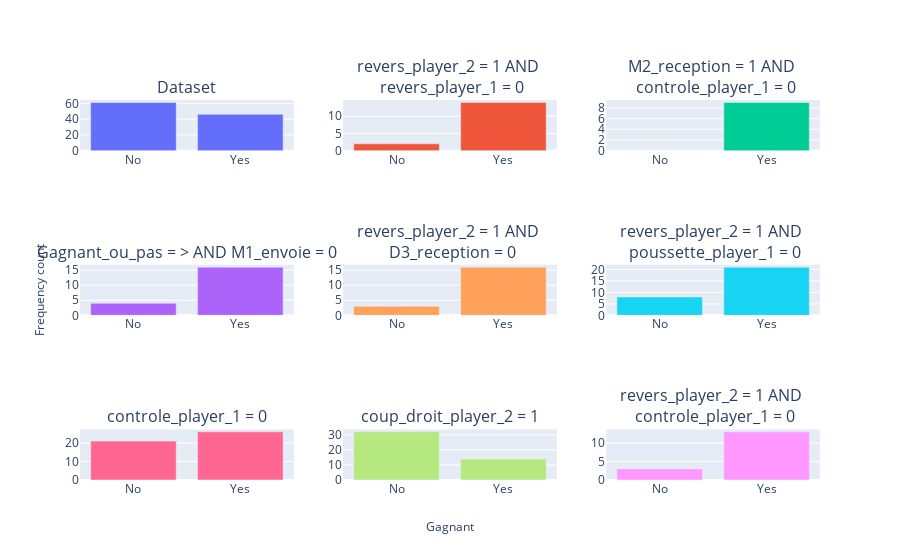

The notebook cell saved with this chart:
### Code cell
target_columns = ['Gagnant']
clf = emm.EMM(width=10, depth=2, evaluation_metric='distribution_cosine')
clf.search(bt_data, target_cols=target_columns)
clf.visualise(subgroups=8, cols=3)

### Figure 1 — Plotly figure (JSON) as saved in the notebook; plotly's stock layout.template omitted (floating-point values rounded to 4 significant figures)
{"data": [{"type": "bar", "x": ["No", "Yes"], "xaxis": "x", "y": [61, 46], "yaxis": "y"}, {"type": "bar", "x": ["No", "Yes"], "xaxis": "x2", "y": [2, 14], "yaxis": "y2"}, {"type": "bar", "x": ["No", "Yes"], "xaxis": "x3", "y": [0, 9], "yaxis": "y3"}, {"type": "bar", "x": ["No", "Yes"], "xaxis": "x4", "y": [4, 16], "yaxis": "y4"}, {"type": "bar", "x": ["No", "Yes"], "xaxis": "x5", "y": [3, 16], "yaxis": "y5"}, {"type": "bar", "x": ["No", "Yes"], "xaxis": "x6", "y": [8, 21], "yaxis": "y6"}, {"type": "bar", "x": ["No", "Yes"], "xaxis": "x7", "y": [21, 26], "yaxis": "y7"}, {"type": "bar", "x": ["No", "Yes"], "xaxis": "x8", "y": [32, 14], "yaxis": "y8"}, {"type": "bar", "x": ["No", "Yes"], "xaxis": "x9", "y": [3, 13], "yaxis": "y9"}], "layout": {"annotations": [{"font": {"size": 16}, "showarrow": false, "text": "Dataset", "x": 0.1444, "xanchor": "center", "xref": "paper", "y": 1, "yanchor": "bottom", "yref": "paper"}, {"font": {"size": 16}, "showarrow": false, "text": "revers_player_2 = 1 AND <br> revers_player_1 = 0", "x": 0.5, "xanchor": "center", "xref": "paper", "y": 1, "yanchor": "bottom", "yref": "paper"}, {"font": {"size": 16}, "showarrow": false, "text": "M2_reception = 1 AND <br> controle_player_1 = 0", "x": 0.8556, "xanchor": "center", "xref": "paper", "y": 1, "yanchor": "bottom", "yref": "paper"}, {"font": {"size": 16}, "showarrow": false, "text": "Gagnant_ou_pas = > AND M1_envoie = 0", "x": 0.1444, "xanchor": "center", "xref": "paper", "y": 0.5667, "yanchor": "bottom", "yref": "paper"}, {"font": {"size": 16}, "showarrow": false, "text": "revers_player_2 = 1 AND <br> D3_reception = 0", "x": 0.5, "xanchor": "center", "xref": "paper", "y": 0.5667, "yanchor": "bottom", "yref": "paper"}, {"font": {"size": 16}, "showarrow": false, "text": "revers_player_2 = 1 AND <br> poussette_player_1 = 0", "x": 0.8556, "xanchor": "center", "xref": "paper", "y": 0.5667, "yanchor": "bottom", "yref": "paper"}, {"font": {"size": 16}, "showarrow": false, "text": "controle_player_1 = 0", "x": 0.1444, "xanchor": "center", "xref": "paper", "y": 0.1333, "yanchor": "bottom", "yref": "paper"}, {"font": {"size": 16}, "showarrow": false, "text": "coup_droit_player_2 = 1", "x": 0.5, "xanchor": "center", "xref": "paper", "y": 0.1333, "yanchor": "bottom", "yref": "paper"}, {"font": {"size": 16}, "showarrow": false, "text": "revers_player_2 = 1 AND <br> controle_player_1 = 0", "x": 0.8556, "xanchor": "center", "xref": "paper", "y": 0.1333, "yanchor": "bottom", "yref": "paper"}, {"showarrow": false, "text": "Gagnant", "x": 0.5, "xref": "paper", "y": -0.15, "yref": "paper"}, {"showarrow": false, "text": "Frequency count", "textangle": -90, "x": -0.07, "xref": "paper", "y": 0.5, "yref": "paper"}], "showlegend": false, "xaxis": {"anchor": "y", "domain": [0, 0.2889]}, "xaxis2": {"anchor": "y2", "domain": [0.3556, 0.6444]}, "xaxis3": {"anchor": "y3", "domain": [0.7111, 1]}, "xaxis4": {"anchor": "y4", "domain": [0, 0.2889]}, "xaxis5": {"anchor": "y5", "domain": [0.3556, 0.6444]}, "xaxis6": {"anchor": "y6", "domain": [0.7111, 1]}, "xaxis7": {"anchor": "y7", "domain": [0, 0.2889]}, "xaxis8": {"anchor": "y8", "domain": [0.3556, 0.6444]}, "xaxis9": {"anchor": "y9", "domain": [0.7111, 1]}, "yaxis": {"anchor": "x", "domain": [0.8667, 1]}, "yaxis2": {"anchor": "x2", "domain": [0.8667, 1]}, "yaxis3": {"anchor": "x3", "domain": [0.8667, 1]}, "yaxis4": {"anchor": "x4", "domain": [0.4333, 0.5667]}, "yaxis5": {"anchor": "x5", "domain": [0.4333, 0.5667]}, "yaxis6": {"anchor": "x6", "domain": [0.4333, 0.5667]}, "yaxis7": {"anchor": "x7", "domain": [0, 0.1333]}, "yaxis8": {"anchor": "x8", "domain": [0, 0.1333]}, "yaxis9": {"anchor": "x9", "domain": [0, 0.1333]}}}
